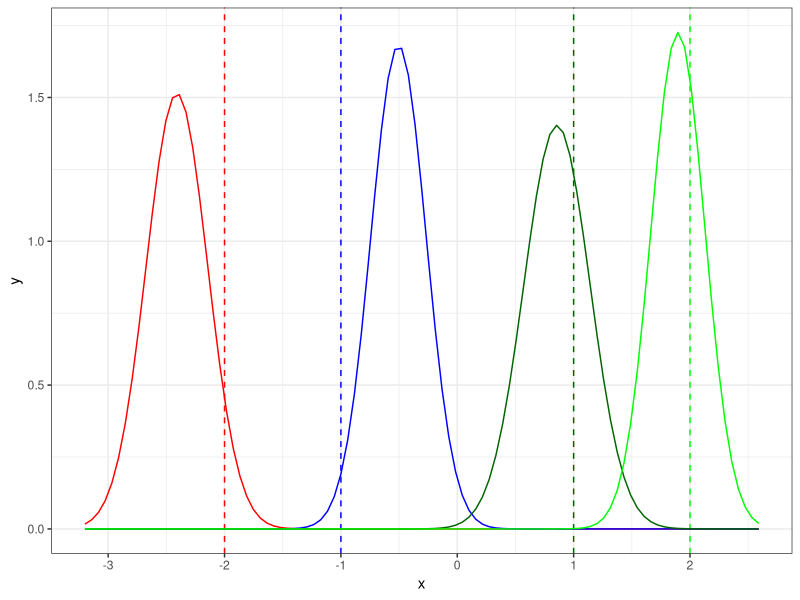
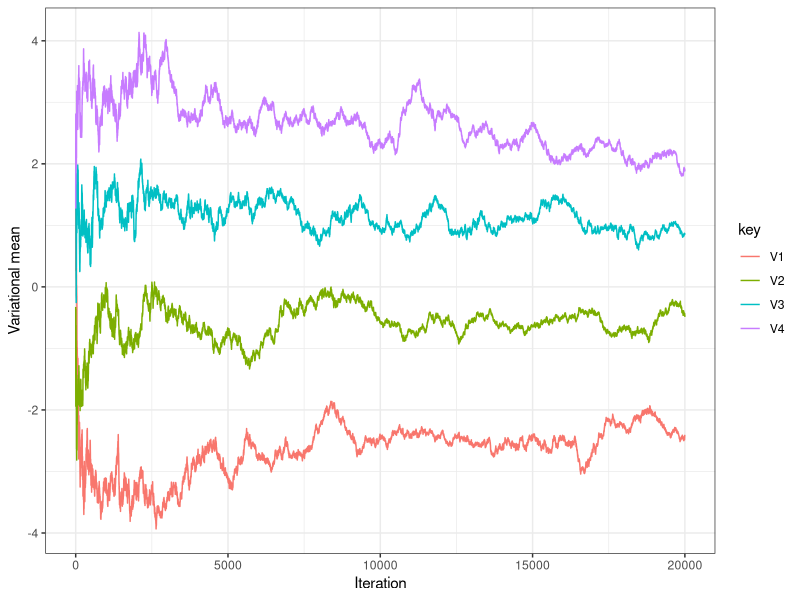
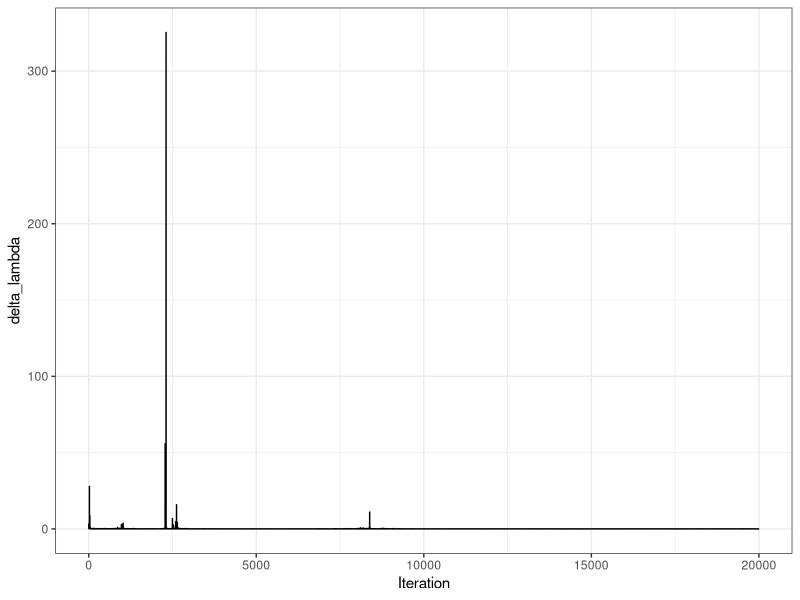

These charts were generated, in order, by the following R code:
library(MASS)
library(dplyr)
library(tidyr)
library(purrr)
library(ggplot2)

theme_set(theme_bw())

max_iter = 20000
eps = 1e-16

# Functions ---------------------------------------------------------------

norm = function(x){
  return(sqrt(sum(x^2)))
}

sigmoid = function(w){
  return(1/(1 + exp(-w)))
}

dot = function(X, Y){
  return(X %*% Y)
}

zeros = function(P){
  return(rep(0.0, P))
}

ones = function(P){
  return(rep(1.0, P))
}

norm_logpdf = function(x, mean, sd){
  return(log(dnorm(x, mean, sd)))
}


create_data = function(N, P, real_mu, seed = 0){
  set.seed(seed)
  X = mvrnorm(N, mu = rep(0, P), Sigma = diag(rep(1, P)))
  y = rbinom(N, 1, sigmoid(dot(X, real_mu)))
  return(list(X = X, y = y))
}


# elbo_grad = function(z_sample, mu, sigma_sq, y, X, P, prior_sigma){
#   score_mu = (z_sample - mu)/(sigma_sq)
#   score_logsigma_sq = (-1/(2*sigma_sq) + ((z_sample - mu)^2)/(2*(sigma_sq^2))) * sigma_sq
#   aux_1 = y * as.numeric(log(sigmoid(dot(X, z_sample))))
#   aux_2 = (1 - y) * as.numeric(log(1 - sigmoid(dot(X, z_sample))))
#   log_p_aux_1 = sum(aux_1 + aux_2)
#   log_p_aux_2 = sum(log(dnorm(z_sample, zeros(P), prior_sigma*ones(P))))
#   log_p = log_p_aux_1 + log_p_aux_2
#   log_q = sum(norm_logpdf(z_sample, mu, sqrt(sigma_sq)))
#   grad = c(score_mu, score_logsigma_sq)*(log_p - log_q)
#   return(grad)
# }


# matrix_vector_operation = function(X, y, func){
#   if(func == "+"){
#     out = t(t(X) + y)
#   }
#   if(func == "-"){
#     out = t(t(X) - y)
#   }
#   if(func == "*"){
#     out = t(t(X) * y)
#   }
#   if(func == "/"){
#     out = t(t(X) / y)
#   }
#   return(out)
# }
# 
# 
# matrix_vector_operation_2 = function(X, y, func){
#   if(func == "+"){
#     out = t(t(X) + y)
#   }
#   if(func == "-"){
#     out = t(t(X) - y)
#   }
#   if(func == "*"){
#     out = t(t(X) * y)
#   }
#   if(func == "/"){
#     out = t(t(X) / y)
#   }
#   return(out)
# }
# 
# elbo_grad_samples = function(samples, mu, sigma_sq, y, X, P, prior_sigma){
#   centered = matrix_vector_operation(samples, mu, "-")
#   score_mu = matrix_vector_operation(centered, sigma_sq, "/")
#   score_logsigma_sq_1 = matrix_vector_operation(centered^2, 2*(sigma_sq^2), "/")
#   score_logsigma_sq_2 = matrix_vector_operation(score_logsigma_sq_1, -1/(2*sigma_sq), "+")
#   score_logsigma_sq = matrix_vector_operation(score_logsigma_sq_2, sigma_sq, "*")
#   # score_logsigma_sq = (-1/(2*sigma_sq) + ((z_sample - mu)^2)/(2*(sigma_sq^2))) * sigma_sq
#   sigmoid_matrix = sigmoid(dot(X, t(samples)))
#   aux_1 = matrix_vector_operation((log(sigmoid_matrix)), y, "*")
#   aux_2 = matrix_vector_operation(log(1 - sigmoid_matrix), (1 - y), "*")
#   log_p_aux_1 = colSums(aux_1 + aux_2)
#   log_p_aux_2 = sum(log(dnorm(samples, zeros(P), prior_sigma*ones(P))))
#   log_p = log_p_aux_1 + log_p_aux_2
#   log_q = sum(norm_logpdf(samples, mu, sqrt(sigma_sq)))
#   grad = c(score_mu, score_logsigma_sq)*(log_p - log_q)
#   return(grad)
# }


elbo_grad_samples = function(samples, mu, sigma_sq, y, X, P, prior_sigma){
  grad_acc = rep(0.0, 2*P)
  S = nrow(samples)
  for(i in 1:S){
    z_sample = samples[i, ]
    score_mu = (z_sample - mu)/(sigma_sq)
    score_logsigma_sq = (-1/(2*sigma_sq) + ((z_sample - mu)^2)/(2*(sigma_sq^2))) * sigma_sq
    aux_1 = y * as.numeric(log(sigmoid(dot(X, z_sample))))
    aux_2 = (1 - y) * as.numeric(log(1 - sigmoid(dot(X, z_sample))))
    log_p_aux_1 = sum(aux_1 + aux_2)
    log_p_aux_2 = sum(log(dnorm(z_sample, zeros(P), prior_sigma*ones(P))))
    log_p = log_p_aux_1 + log_p_aux_2
    log_q = sum(norm_logpdf(z_sample, mu, sqrt(sigma_sq)))
    grad_i = c(score_mu, score_logsigma_sq)*(log_p - log_q)
    grad_acc = grad_acc + grad_i/S
  }
  return(grad_acc)
}


vi = function(X, y, prior_sigma = 10000, max_iter = 6000, S = 10, eta = 1.0, seed = 0){
  set.seed(seed)
  N = dim(X)[1]
  P = dim(X)[2]
  mu = rnorm(P)
  G = matrix(zeros(2*P*2*P), ncol = 2*P)
  log_sigma_sq = rnorm(P)
  mus = matrix(zeros(max_iter*P), ncol = P)
  delta_lambda = zeros(max_iter)
  
  cat("Begin optimization\n\n")
  for(t in 1:max_iter){
    mus[t,] = mu
    sigma_sq = exp(log_sigma_sq)
    samples = mvrnorm(S, mu, diag(sigma_sq))
    grad_estimate = elbo_grad_samples(samples, mu, sigma_sq, y, X, P, prior_sigma)
    G = G + (grad_estimate %*% t(grad_estimate))
    rho_t = (eta * 1/sqrt(diag(G)))
    mu_new = mu + rho_t[1:P] * grad_estimate[1:P]
    log_sigma_sq_new = log_sigma_sq + rho_t[(P+1):(2*P)] * grad_estimate[(P+1):(2*P)]
    delta_lambda_now = norm((mu_new - mu)/mu)
    delta_lambda[t] = delta_lambda_now
    if(t %% 100 == 1){
      cat("", "\n")
      cat("Iteration: ", t, "\n")
      cat("Mu: ", mu, "\n")
      cat("Sigma squared: ", exp(log_sigma_sq), "\n")
      cat("Delta lambda: ", delta_lambda_now, "\n")
    }
    
    if(delta_lambda_now < 0.0001){
      cat("Breaking\n\n")
      break
    }
    mu = mu_new
    log_sigma_sq = log_sigma_sq_new
  }
  
  cat(""    , "\n")
  cat("Optimization complete", "\n")
  cat("Final sigma_sq: ", exp(log_sigma_sq), "\n")
  cat("Final mu: ", mu, "\n")
  model_out = list(
    mu = mu, 
    sigma_sq = sigma_sq, 
    mus = mus[1:t,], 
    delta_lambda = delta_lambda[1:t]
  )
  return(model_out)
}


# Run VI ------------------------------------------------------------------

real_mu = c(-2, -1, 1, 2)

dat = create_data(200, 4, real_mu, seed = 0)

mod = vi(dat$X, dat$y, S = 5, max_iter = max_iter, seed = 0)

mu = mod$mu
sigma = sqrt(mod$sigma_sq)
colours = c('red', 'blue', 'dark green', 'green')

tibble(x = c(mu + 3*sigma, mu - 3*sigma)) %>% 
  ggplot(aes(x)) + 
  geom_vline(xintercept = real_mu, col = colours, linetype = "dashed") +
  mapply(function(mean, sd, col) {
    stat_function(fun = dnorm, args = list(mean = mean, sd = sd), col = col)
  }, 
  mean = mu, 
  sd = sigma, 
  col = colours
  ) 


mod$mus %>% 
  as_tibble() %>% 
  mutate(Iteration = 1:nrow(.)) %>% 
  gather(key, value, -Iteration) %>% 
  ggplot() +
  #geom_hline(yintercept = real_mu, color = "dark grey") +
  geom_line(aes(Iteration, value, colour = key)) +
  ylab("Variational mean") 


tibble(delta_lambda = mod$delta_lambda) %>% 
  mutate(Iteration = 1:nrow(.)) %>% 
  ggplot() +
  geom_line(aes(Iteration, delta_lambda))





